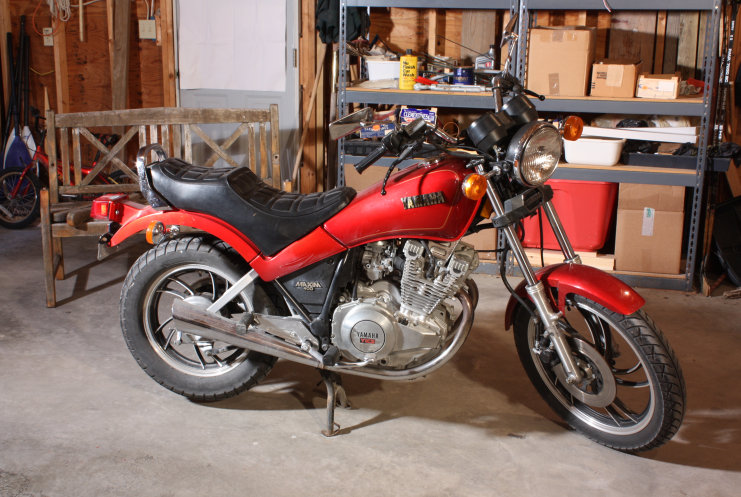
#> input picture test/test-imgs/left/left_motorcycle.png, 1482 x 994 px, given in place of left, which was not available (shown at 1/2 size)
$ python sgbm_class_edge.py --left_imgs test/test-imgs/left --right_imgs test/test-imgs/left
#> lines starting #> are read from the running program, lines starting #| are printed output that depends on the picture; after the words box and inside, x2 and y2 are one past the last pixel; in counts of white or black regions, pixels touching at a corner belong together; pictures that were not available may be replaced by others from this repository, and a replacement may not be noted
### stereosgbm/disparity_calculator.py
"""
wrapper library for cv2.StereoSGBM
"""

from dataclasses import dataclass, field

import numpy as np
import cv2
import skimage

import stereosgbm


@dataclass
class DisparityCalculator:
    """
    cv2.StereoSGBM based disparity calculator

    SEE ALSO:
        cv::StereoSGBM Class Reference
        https://docs.opencv.org/4.x/d2/d85/classcv_1_1StereoSGBM.html
    """

    window_size: int = 3
    min_disp: int = 0
    max_disp: int = 320
    opencv_sgbm: cv2.StereoSGBM = field(default=None)

    def __post_init__(self):
        self.opencv_sgbm = cv2.StereoSGBM_create(
            minDisparity=self.min_disp,
            numDisparities=self.max_disp - self.min_disp,
            blockSize=3,
            P1=8 * 3 * self.window_size**2,
            P2=32 * 3 * self.window_size**2,
            disp12MaxDiff=1,
            uniquenessRatio=10,
            speckleWindowSize=100,
            speckleRange=32,
        )

    def predict_by_gray(self, grayL: np.ndarray, grayR: np.ndarray) -> np.ndarray:
        """
        return disparity by gray image pair
        """
        disparity = self.opencv_sgbm.compute(grayL, grayR).astype(np.float32) / 16.0
        return disparity

    # [7 lines left out: function predict_by_bgr, not called in this run]

    def predict(self, imageL: np.ndarray, imageR: np.ndarray) -> np.ndarray:
        """
        return disparity by image pair
        """
        assert imageL.shape == imageR.shape
        if len(imageL.shape) == 2:
            return self.predict_by_gray(imageL, imageR)
        else:
            return self.predict_by_bgr(imageL, imageR)


@dataclass
class EdgeBasedDisparityCalculator:
    window_size: int = 3
    min_disp: int = 0
    max_disp: int = 320
    sgbm_disparity_calculator: DisparityCalculator = field(default=None)

    def __post_init__(self):
        self.sgbm_disparity_calculator = DisparityCalculator(
            window_size=self.window_size, min_disp=self.min_disp, max_disp=self.max_disp
        )

    def predict(self, grayL: np.ndarray, grayR: np.ndarray) -> np.ndarray:
        left_edge = skimage.filters.sobel(grayL)
        right_edge = skimage.filters.sobel(grayR)
        max1 = np.max(left_edge.flatten())
        max2 = np.max(right_edge.flatten())
        maxv = max((max1, max2))
        left_edge_normalized = ((left_edge / maxv) * 255).astype(np.uint8)
        right_edge_normalized = ((right_edge / maxv) * 255).astype(np.uint8)
        return self.sgbm_disparity_calculator.predict(left_edge_normalized, right_edge_normalized)

### sgbm_class_edge.py
from pathlib import Path
import glob

import cv2
import matplotlib.pyplot as plt
import numpy as np


import stereosgbm

if __name__ == "__main__":
    import argparse

    parser = argparse.ArgumentParser()
    parser.add_argument("--save_numpy", default=True, help="save output as numpy arrays")

    parser.add_argument(
        "-l", "--left_imgs", help="path to all first (left) frames", default="test/test-imgs/left/*.png"
    )
    parser.add_argument(
        "-r", "--right_imgs", help="path to all second (right) frames", default="test/test-imgs/right/*.png"
    )

    parser.add_argument("--output_directory", help="directory to save output", default="./demo-output/")
    parser.add_argument("--max_disp", type=int, default=320, help="max disp of geometry encoding volume")

    args = parser.parse_args()

    window_size = 3
    min_disp = 0
    max_disp = args.max_disp
    outdir = Path(args.output_directory)
    outdir.mkdir(exist_ok=True)

    left_imgs = sorted(glob.glob(args.left_imgs, recursive=True))
    right_imgs = sorted(glob.glob(args.right_imgs, recursive=True))

    edge_disparity_calculator = stereosgbm.EdgeBasedDisparityCalculator(
        window_size=window_size, min_disp=min_disp, max_disp=max_disp
    )
    left_imgs = sorted(glob.glob(args.left_imgs, recursive=True))
    right_imgs = sorted(glob.glob(args.right_imgs, recursive=True))

    for left_name, right_name in zip(left_imgs, right_imgs):
        left_image = cv2.imread(left_name, cv2.IMREAD_GRAYSCALE)
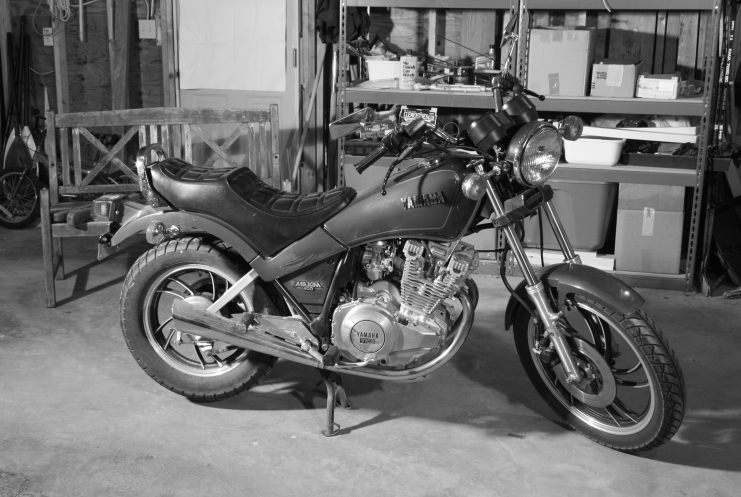
#> left_image: shape (994, 1482) (shown at 1/2 size); min 2, max 255, mean 107.9
        right_image = cv2.imread(right_name, cv2.IMREAD_GRAYSCALE)
        edge_disparity = edge_disparity_calculator.predict(left_image, right_image)
#> in predict, `left_edge = skimage.filters.sobel(grayL)`:
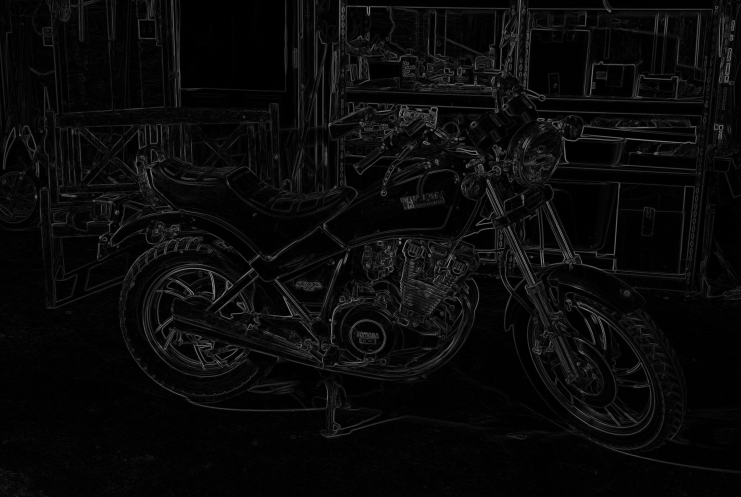
#> left_edge: shape (994, 1482) float64 (shown at 1/2 size); min 0, max 0.639, mean 0.039
#> in predict, `max1 = np.max(left_edge.flatten())`: max1 = 0.639
#> in predict, `left_edge_normalized = ((left_edge / maxv) * 255).astype(np.uint8)`:
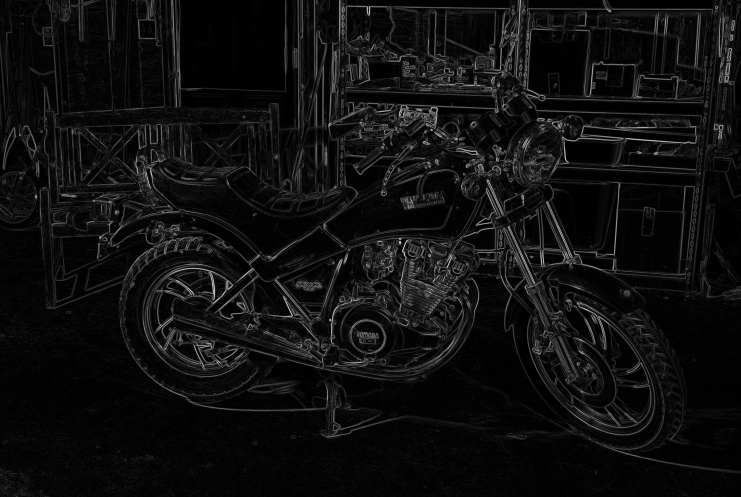
#> left_edge_normalized: shape (994, 1482) (shown at 1/2 size); min 0, max 255, mean 15.1
#> in predict_by_gray, `disparity = self.opencv_sgbm.compute(grayL, grayR).astype(np.float32) ..`:
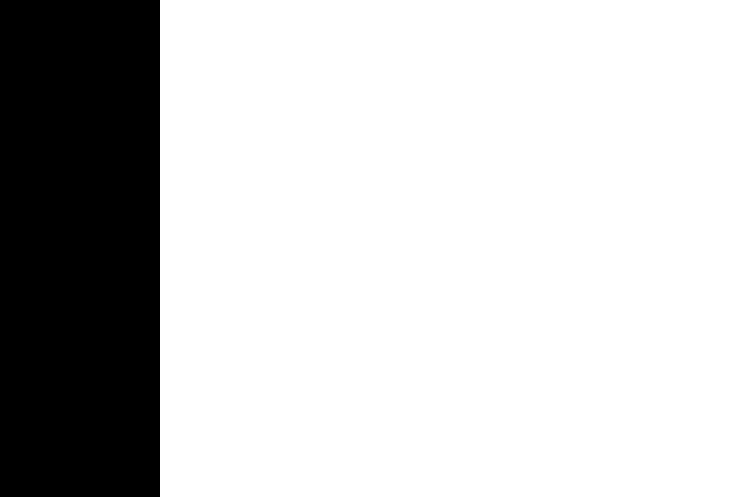
#> disparity: shape (994, 1482) float32 (shown at 1/2 size); values -1 (black) and 0 (white), 78.4% white; 1 black region, box (x1, y1, x2, y2) and area: (0, 0, 320, 994) 318080
        left_name = Path(left_name)
        stem = left_name.stem.replace("left_", "")
        oname = outdir / f"edge_disparity_{stem}.npy"
        print(f"saving disparity as {oname}")
        np.save(str(oname), edge_disparity)

        plt.imshow(edge_disparity)
        plt.show()
